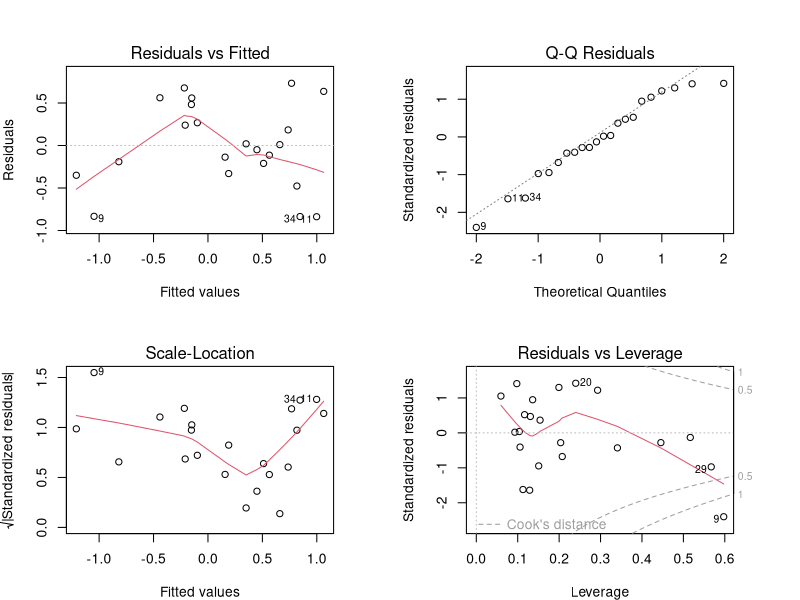
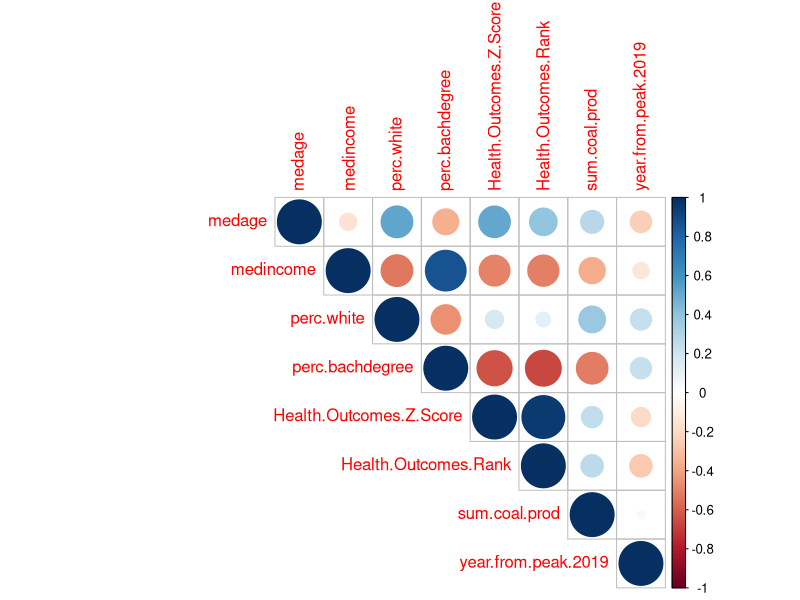
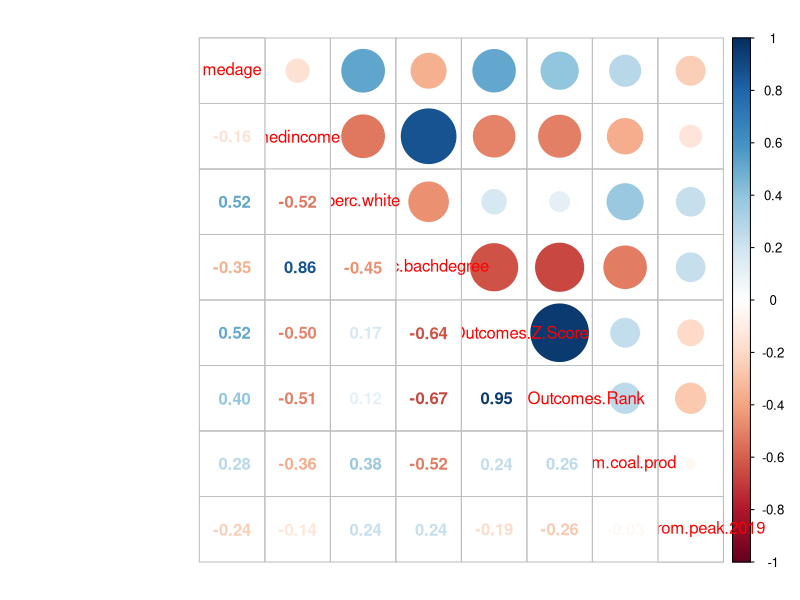

Write the R code that produced these figures, in order. (Note: this script raises an error after producing the figures.)
## ---- chunk 1
library(tidyverse)
library(corrplot)

## ---- chunk 2

data.combine<-read.csv("./ProcessedData/combine.csv")
data.coal<-read.csv("./ProcessedData/HC_Coal_Edit.csv")

## ---- chunk 3

data.edit<-data.combine %>% 
  filter(year==2019) %>% 
  filter(perc.white!=0) %>% 
  select(!c(1,coal.prod.by.year, year.peak.prod, sum.coal.prod))


data.coal.clean<-data.coal %>% 
  select(!1) %>% 
  mutate(year.from.peak.2019=2019-year.peak.prod)

data.coal.health.acs<-full_join(data.edit, data.coal.clean, by="County")

## ---- chunk 4

acs.coal.health.regression <- lm(data = data.coal.health.acs, Health.Outcomes.Z.Score ~ totpop + medage + medincome + perc.white +  perc.bachdegree + year.from.peak.2019 + sum.coal.prod)
summary(acs.coal.health.regression)

#Choose a model by AIC in a Stepwise Algorithm
step(acs.coal.health.regression)

acs.coal.health.regression.2<-lm(data = data.coal.health.acs, Health.Outcomes.Z.Score ~ medage + perc.white + 
    perc.bachdegree + year.from.peak.2019)
summary(acs.coal.health.regression.2)

## ---- chunk 5

par(mfrow = c(2,2), mar=c(4,4,4,4))
plot(acs.coal.health.regression.2)
par(mfrow = c(1,1))

#remove county and other non-informative variables to permit correlation plot
acs.health.coal.cor.edit <- data.coal.health.acs %>% 
  select(!c(County,totpop,totpoprace, totpopeduc, totpopwhite, bachdegree,Health.Factors.Z.Score,
            Health.Factors.Rank, year.peak.prod, year)) %>% 
  na.omit()



acs.health.coal.Corr <- cor(acs.health.coal.cor.edit)
corrplot(acs.health.coal.Corr, method = "circle", type="upper")
corrplot.mixed(acs.health.coal.Corr, upper = "circle")


#Visualize scatterplots of all important variables to check for need for transformations

health.age<-ggplot(data.coal.health.acs, aes(medage,Health.Outcomes.Z.Score))+
  geom_point()+
  ylab("Health Outcomes")+
  xlab("Median Age")+
  theme(axis.text.x = element_text(angle = 90))+
  theme(legend.position="none")+
  theme_classic()

health.race<-ggplot(data.coal.health.acs, aes(perc.white,Health.Outcomes.Z.Score))+
  geom_point()+
  ylab("Health Outcomes")+
  xlab("% White-Identifying")+
  theme(axis.text.x = element_text(angle = 90))+
  theme(legend.position="none")+
  theme_classic()

health.educ<-ggplot(data.coal.health.acs, aes(perc.bachdegree,Health.Outcomes.Z.Score))+
  geom_point()+
  ylab("Health Outcomes")+
  xlab("% with Bachelor's Degree")+
  theme(axis.text.x = element_text(angle = 90))+
  theme(legend.position="none")+
  theme_classic()

health.year.2019<-ggplot(data.coal.health.acs, aes(year.from.peak.2019,Health.Outcomes.Z.Score))+
  geom_point()+
  ylab("Health Outcomes")+
  xlab("Years from Peak Production")+
  theme(axis.text.x = element_text(angle = 90))+
  theme(legend.position="none")+
  theme_classic()

ggarrange(health.age, health.race, health.educ, health.year.2019,
align='hv', labels=c('A', 'B','C','D'),
nrows=4)

